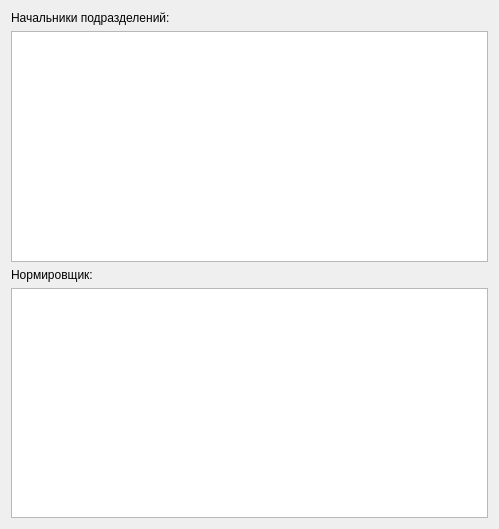
<?xml version="1.0" encoding="UTF-8"?>
<ui version="4.0">
 <class>FormBoss</class>
 <widget class="QWidget" name="FormBoss">
  <property name="geometry">
   <rect>
    <x>0</x>
    <y>0</y>
    <width>499</width>
    <height>529</height>
   </rect>
  </property>
  <property name="windowTitle">
   <string>Form</string>
  </property>
  <layout class="QVBoxLayout" name="verticalLayout">
   <item>
    <widget class="QLabel" name="label">
     <property name="text">
      <string>Начальники подразделений:</string>
     </property>
    </widget>
   </item>
   <item>
    <widget class="DbViewer" name="tableViewBoss"/>
   </item>
   <item>
    <widget class="QLabel" name="label_2">
     <property name="text">
      <string>Нормировщик:</string>
     </property>
    </widget>
   </item>
   <item>
    <widget class="DbViewer" name="tableViewNorm"/>
   </item>
  </layout>
 </widget>
 <customwidgets>
  <customwidget>
   <class>DbViewer</class>
   <extends>QTableView</extends>
   <header>db/dbviewer.h</header>
  </customwidget>
 </customwidgets>
 <resources/>
 <connections/>
</ui>
